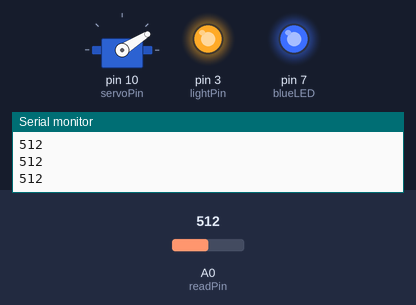
A sketch run on a simulated Arduino Uno, built with avr-gcc and run on an emulated ATmega328P. Parts: servo, output pins drawn as LEDs (lit = HIGH), the last lines printed to the serial monitor. Inputs (shaded band) come from the test bench; at power-on: A0 (readPin) = 512.

Above: at 1.2 s.
1.3 s: A0 (readPin) set to 716
At 2.2 s:
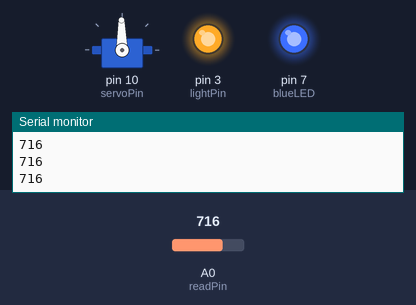
2.8 s: A0 (readPin) set to 900
At 3.6 s:
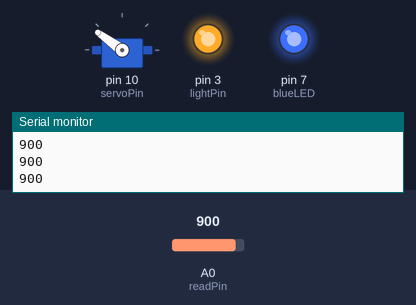
4.3 s: A0 (readPin) set to 1023
At 4.9 s:
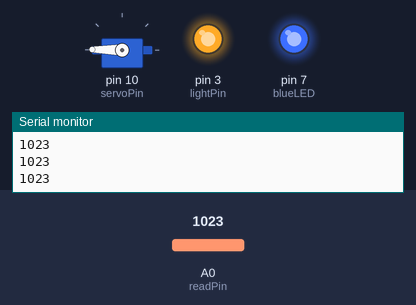
5.8 s: A0 (readPin) set to 306
At 6.3 s:
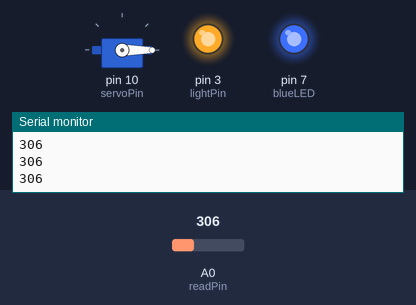
7.3 s: A0 (readPin) set to 511
At 7.6 s:
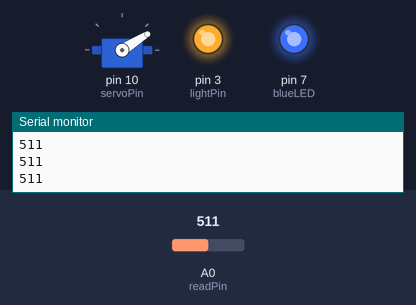
8.8 s: A0 (readPin) set to 122
At 10.2 s:
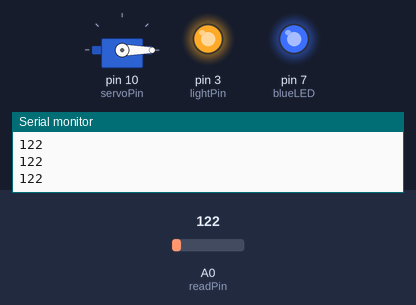
Timing chart, 0 to 11.3 s (numbered marks = the images above; inputs shaded):
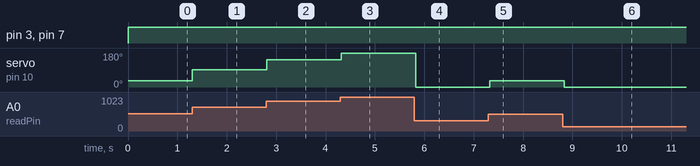

The sketch:

18._Weather_that_works.ino
```cpp
#include <Servo.h>
int servoPin=10;
int angle=0;
int readPin=A0;
int readVal;
int lightPin=3;
int dt=100;

int blueLED=7;

Servo myservo;
void setup() {
  // put your setup code here, to run once:
myservo.attach(servoPin);
Serial.begin(9600);
pinMode(servoPin,OUTPUT);
pinMode(readPin,INPUT);
pinMode(lightPin,OUTPUT);
pinMode(blueLED,OUTPUT);
}

void loop() {
  // put your main code here, to run repeatedly:
  digitalWrite(blueLED,HIGH);
  digitalWrite(lightPin,HIGH);
  readVal=analogRead(readPin);
  Serial.println(readVal);

angle=(180./623.)*(readVal-400);
myservo.write(angle);
delay(dt);


}
```

Measured:
- after the input at 1.3 s, servo on pin 10 (servoPin): 32° → 91° at once
- after the input at 2.8 s, servo on pin 10 (servoPin): 91° → 144° at once
- after the input at 4.3 s, servo on pin 10 (servoPin): 144° → 179° at once
- after the input at 5.8 s, servo on pin 10 (servoPin): 179° → 0° at once
- after the input at 7.3 s, servo on pin 10 (servoPin): 0° → 32° at once
- after the input at 8.8 s, servo on pin 10 (servoPin): 32° → 0° at once
